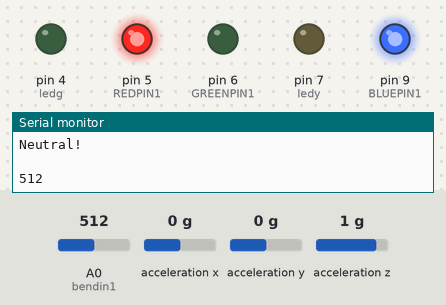
The sketch below on a simulated Arduino Leonardo, built with avr-gcc and run on an emulated ATmega32U4. On the bench: output pins drawn as LEDs (lit = HIGH), the last lines printed to the serial monitor. Wiring (inferred from the names in the program): ADXL345 accelerometer at I2C address 0x1D; ADXL345 accelerometer at I2C address 0x53. The test bench sets the inputs (shaded band); at power-on: A0 (bendin1) = 512, acceleration x 0 g, acceleration y 0 g, acceleration z 1 g. USB keyboard and mouse output is not drawn.

Above: at 1.2 s.
1.3 s: A0 (bendin1) set to 308
3.2 s: A0 (bendin1) set to 289
At 5.2 s:
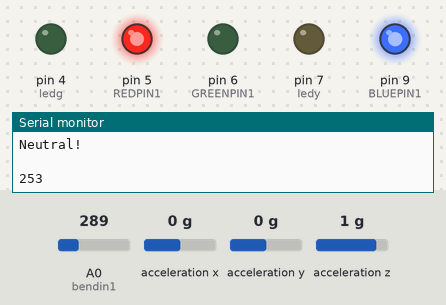
5.5 s: A0 (bendin1) set to 190
At 6.4 s:
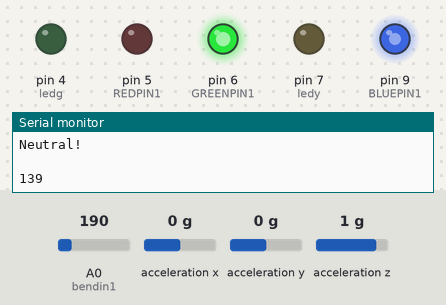
7.5 s: A0 (bendin1) set to 210
At 8.9 s:
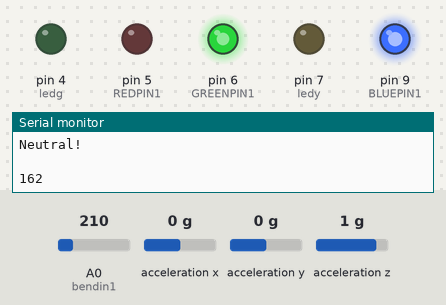
9.6 s: A0 (bendin1) set to 143
At 11.3 s:
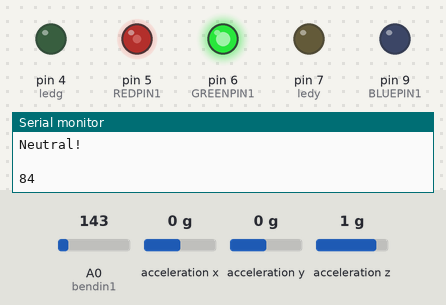
11.6 s: A0 (bendin1) set to 163
At 12.8 s:
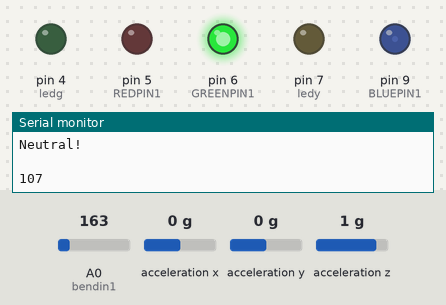
Timing chart, 0 to 14.6 s (numbered marks = the images above; inputs shaded):
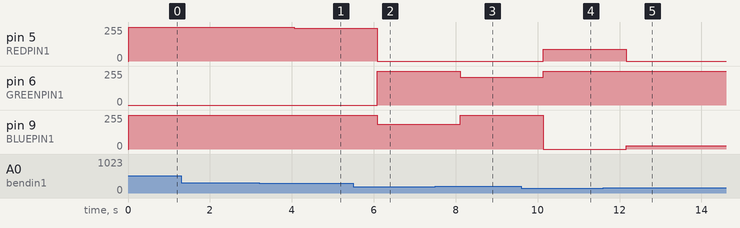

The sketch:

CER017_project.ino
```cpp
#include <Wire.h>
#include <math.h>
#include <Mouse.h>
#include <Keyboard.h>


#define DEVICE_A (0x1D)    //first ADXL345 device address
#define DEVICE_B (0x53)    //second ADXL345 device address
#define TO_READ (6)        //number of bytes we are going to read each time (two bytes for each axis)

byte buff[TO_READ];      //6 bytes buffer for saving data read from the device
char str[512];            //string buffer to transform data before sending it to the serial port

const int ledg = 4;           // Green LED for extension
const int ledy = 7;           // Yellow LED for flexion
const int for_thres = 15;
const int back_thres = -15;

const int REDPIN1 = 5;          // Red LED strip light
const int GREENPIN1 = 6;        // Green LED strip light
const int BLUEPIN1 = 9;         // Blue LED strip light

const int bendin1 = A0;       // Bending sensor pin
int bendvol1;                  // Bending sensor reading

char UpArrow=KEY_UP_ARROW;
char DownArrow=KEY_DOWN_ARROW;
char LeftArrow=KEY_LEFT_ARROW;
char RightArrow=KEY_RIGHT_ARROW;

const float pi = 3.14159265;


void setup()
{
  Keyboard.begin();
  Wire.begin();        // join i2c bus (address optional for master)
  Serial.begin(9600);  // start serial for output

  //Turning on the both ADXL345s
  writeTo(DEVICE_A, 0x2D, 24);
  writeTo(DEVICE_B, 0x2D, 24);

  pinMode(ledy,OUTPUT);
  pinMode(ledg,OUTPUT);
}

int regAddress = 0x32;      //first axis-acceleration-data register on the ADXL345
int xa = 0, ya = 0, za = 0;
int xb = 0, yb = 0, zb = 0;

void loop()
{
  //analogWrite(bendled1,0);
  readFrom(DEVICE_A, regAddress, TO_READ, buff); //read the acceleration data from the ADXL345
   //each axis reading comes in 10 bit resolution, ie 2 bytes.  Least Significat Byte first!!
   //thus we are converting both bytes in to one int
  xa = (((int)buff[1]) << 8) | buff[0];
  ya = (((int)buff[3])<< 8) | buff[2];
  za = (((int)buff[5]) << 8) | buff[4];

  double xRest1 = -0.740124528;
  double xconversion1 = 0.037006226;
  double yRest1 = -0.555093396;
  double yconversion1 = 0.037006226;
  double zRest1 = 0.316343548;
  double zconversion1 = 0.039542944;

  double x2a = xconversion1*xa + xRest1;
  double y2a = yconversion1*ya + yRest1;
  double z2a = zconversion1*za + zRest1;

  Serial.print(x2a);
  Serial.print(", ");
  Serial.print(y2a);
  Serial.print(", ");
  Serial.println(z2a);

  readFrom(DEVICE_B, regAddress, TO_READ, buff); //read the acceleration data from the second ADXL345
  xb = (((int)buff[1]) << 8) | buff[0];
  yb = (((int)buff[3])<< 8) | buff[2];
  zb = (((int)buff[5]) << 8) | buff[4];

  double xRest2 = -0.740124528;
  double xconversion2 = 0.037006226;
  double yRest2 = -0.555093396;
  double yconversion2 = 0.037006226;
  double zRest2 = 0.316343548;
  double zconversion2 = 0.039542944;

  double x2b = xconversion2*xb + xRest2;
  double y2b = yconversion2*yb + yRest2;
  double z2b = zconversion2*zb + zRest2;

  Serial.print(x2b);
  Serial.print(", ");
  Serial.print(y2b);
  Serial.print(", ");
  Serial.println(z2b);

  Serial.print(x2b);
  Serial.print(", ");
  Serial.print(y2b);
  Serial.print(", ");
  Serial.println(z2b);

  double vector1=sqrt(sq(x2a)+sq(y2a)+sq(z2a));
  double vector2=sqrt(sq(x2b)+sq(y2b)+sq(z2b));

  // Angles of tilt
  double a1 = acos(x2a/vector1)/pi*180;
  double b1 = acos(y2a/vector1)/pi*180;
  double c1 = acos(z2a/vector1)/pi*180;

  double a2 = acos(x2b/vector2)/pi*180;
  double b2 = acos(y2b/vector2)/pi*180;
  double c2 = acos(z2b/vector2)/pi*180;

  double a12 = a1-a2;
  double b12 = b1-b2;
  double c12 = c1-c2;

  Serial.print("The x angle is: ");
  Serial.println(a12);
  Serial.print("The y angle is: ");
  Serial.println(b12);
  Serial.print("The z angle is: ");
  Serial.println(c12);
  Serial.println("");
  //we send the x y z values as a string to the serial port
  //sprintf(str, "%d %d %d %d %d %d ", xa, ya, za, xb, yb, zb);
  //Serial.print(str);
  if (b12 > for_thres) {
    Serial.println("Forwards!");
    Serial.println(" ");
    digitalWrite(ledy, HIGH);
    digitalWrite(ledg, LOW);
    Keyboard.write(UpArrow);
  }

  if (b12 < back_thres) {
    Serial.println("Backwards!");
    Serial.println(" ");
    digitalWrite(ledg, HIGH);
    digitalWrite(ledy, LOW);
    Keyboard.press(DownArrow);
  }

  if (for_thres > b12 && b12 > back_thres) {
    Serial.println("Neutral!");
    Serial.println(" ");
    digitalWrite(ledg, LOW);
    digitalWrite(ledy, LOW);
  }
  Serial.write(10);


  int rval1, gval1, bval1;
  //bending sensor
  bendvol1 = analogRead(bendin1);
  //Serial.println(bendvol1);


  int bend_map1 = map(bendvol1, 70, 290, 0, 255);
  Serial.println(bend_map1);

  if(bend_map1<127){
     Keyboard.write(LeftArrow);}
  else if (bend_map1<154){
      //neutral
      }
  else if (bend_map1<200){
    Keyboard.write(RightArrow);}

  if (bend_map1 < 153) {
    rval1 = -5*(bend_map1 - 102);
    gval1 = 5*bend_map1;
    bval1 = 5*(bend_map1 - 102);
  }
  else {
    rval1 = 5*(bend_map1 - 204);
    gval1 = -5*(bend_map1 - 204);
    bval1 = 255;
  }
  rval1 = constrain(rval1, 0, 255);
  gval1 = constrain(gval1, 0, 255);
  bval1 = constrain(bval1, 0, 255);

  analogWrite(REDPIN1, rval1);
  analogWrite(GREENPIN1, gval1);
  analogWrite(BLUEPIN1, bval1);


  //bending sensor
  //bendvol1=analogRead(bendin1);
  //int newbendvol1=map(bendvol1,0,10,0,1023);
  //Serial.println(newbendvol1);
  //if (bendvol1>450){
    //analogWrite(bendled1,1023);
    //Mouse.move(0,-40);
    //Keyboard.press(UpArrow);
  //}
  //It appears that delay is needed in order not to clog the port
  delay(1000);
  Keyboard.releaseAll();
}
```

readFrom.ino
```cpp
void readFrom(int device, byte address, int num, byte buff[]) {
  Wire.beginTransmission(device); //start transmission to device
  Wire.write(address);        //sends address to read from
  Wire.endTransmission(); //end transmission

  Wire.beginTransmission(device); //start transmission to device
  Wire.requestFrom(device, num);    // request 6 bytes from device

  int i = 0;
  while(Wire.available())    //device may send less than requested (abnormal)
  {
    buff[i] = Wire.read(); // receive a byte
    i++;
  }
  Wire.endTransmission(); //end transmission
}
```

writeTo.ino
```cpp
//Writes val to address register on device
void writeTo(int device, byte address, byte val) {
   Wire.beginTransmission(device); //start transmission to device
   Wire.write(address);        // send register address
   Wire.write(val);        // send value to write
   Wire.endTransmission(); //end transmission
}
```

Measured:
- after the input at 3.2 s, pin 5 (REDPIN1): 255/255 → 245/255 after 0.86 s
- after the input at 5.5 s, pin 5 (REDPIN1): 245/255 → 0/255 after 0.59 s; pin 6 (GREENPIN1): 0/255 → 255/255 after 0.59 s; pin 9 (BLUEPIN1): 255/255 → 185/255 after 0.59 s
- after the input at 7.5 s, pin 6 (GREENPIN1): 255/255 → 210/255 after 0.61 s; pin 9 (BLUEPIN1): 185/255 → 255/255 after 0.61 s
- after the input at 9.6 s, pin 5 (REDPIN1): 0/255 → 90/255 after 0.54 s; pin 6 (GREENPIN1): 210/255 → 255/255 after 0.54 s; pin 9 (BLUEPIN1): 255/255 → 0/255 after 0.54 s
- after the input at 11.6 s, pin 5 (REDPIN1): 90/255 → 0/255 after 0.57 s; pin 9 (BLUEPIN1): 0/255 → 25/255 after 0.57 s
